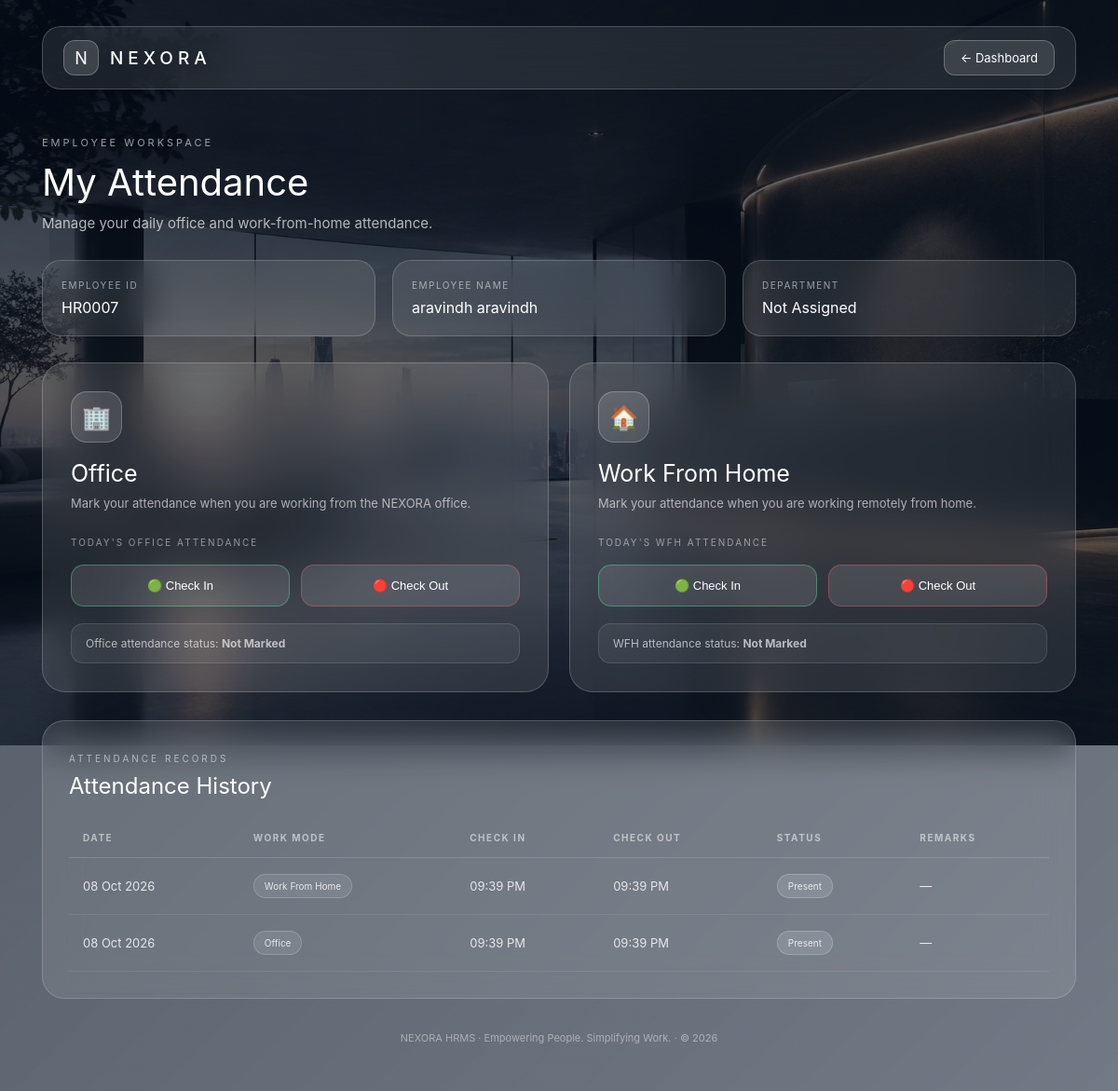
Page /attendance/ (signed in) on the committed database.
### employees/models.py (models this page shows, shortened)
class EmployeeProfile(models.Model):
    APPROVAL_STATUS_CHOICES = (
        ("pending", "Pending Approval"),
        ("approved", "Approved"),
        ("rejected", "Rejected"),
    )
    GENDER_CHOICES = (
        ("male", "Male"),
        ("female", "Female"),
        ("other", "Other"),
    )
    user = models.OneToOneField(
        settings.AUTH_USER_MODEL,
        on_delete=models.CASCADE,
        related_name="employee_profile",
    )
    approval_status = models.CharField(
        max_length=20,
        choices=APPROVAL_STATUS_CHOICES,
        default="pending",
    )
    approved_by = models.CharField(
        max_length=150,
        blank=True,
        null=True,
    )
    rejected_by = models.CharField(
        max_length=150,
        blank=True,
        null=True,
    )
    department = models.ForeignKey(
        "departments.Department",
        on_delete=models.SET_NULL,
        null=True,
        blank=True,
        related_name="employees",
    )
    employee_id = models.CharField(
        max_length=20,
        unique=True,
    )
    designation = models.CharField(
        max_length=100,
    )
    gender = models.CharField(
        max_length=10,
        choices=GENDER_CHOICES,
        blank=True,
    )
    date_of_birth = models.DateField(
        null=True,
        blank=True,
    )
    address = models.TextField(
        blank=True,
    )
    joining_date = models.DateField()
    salary = models.DecimalField(
        max_digits=10,
        decimal_places=2,
        default=0,
    )
    created_at = models.DateTimeField(
        auto_now_add=True,
    )

### accounts/models.py (models this page shows, shortened)
class User(AbstractUser):
    ROLE_CHOICES = (
        ('employee', 'Employee'),
        ('hr', 'HR'),
        ('manager', 'Manager'),
    )
    role = models.CharField(
        max_length=20,
        choices=ROLE_CHOICES,
        default='employee'
    )
    email = models.EmailField(
        unique=True
    )
    phone = models.CharField(
        max_length=15,
        blank=True
    )
    created_at = models.DateTimeField(
        auto_now_add=True
    )

### attendance/models.py (models this page shows, shortened)
class Attendance(models.Model):
    STATUS_CHOICES = (
        ('present', 'Present'),
        ('absent', 'Absent'),
        ('half_day', 'Half Day'),
        ('leave', 'Leave'),
    )
    WORK_MODE_CHOICES = (
        ('office', 'Office'),
        ('wfh', 'Work From Home'),
    )
    employee = models.ForeignKey(
        'employees.EmployeeProfile',
        on_delete=models.CASCADE,
        related_name='attendance_records'
    )
    date = models.DateField()
    check_in = models.TimeField(
        null=True,
        blank=True
    )
    check_out = models.TimeField(
        null=True,
        blank=True
    )
    status = models.CharField(
        max_length=20,
        choices=STATUS_CHOICES,
        default='present'
    )
    work_mode = models.CharField(
        max_length=10,
        choices=WORK_MODE_CHOICES,
        default='office'
    )
    remarks = models.TextField(
        blank=True
    )
    created_at = models.DateTimeField(
        auto_now_add=True
    )
    class Meta:
        constraints = [
            models.UniqueConstraint(
                fields=['employee', 'date', 'work_mode'],
                name='unique_employee_date_work_mode'
            )
        ]
        ordering = ['-date', '-check_in']

### attendance/views.py (the view)
@login_required
def employee_attendance(request):
    employee = EmployeeProfile.objects.filter(
        user=request.user
    ).first()
    attendance_records = []
    if employee:
        attendance_records = Attendance.objects.filter(
            employee=employee
        ).order_by('-date', '-check_in')
    context = {
        'employee': employee,
        'attendance_records': attendance_records,
    }
    return render(
        request,
        'attendance/employee_attendance.html',
        context
    )

### templates/attendance/employee_attendance.html (shortened to what this page needs)
{% load static %}
<!DOCTYPE html>
<html lang="en">
<head>
</head>
<body>
    <div class="background"></div>
    <div class="background-overlay"></div>
    <div class="container">
        <header class="navbar">
            <a
                href="{% url 'employee_dashboard' %}"
                class="brand"
            >
                <div class="brand-symbol">
                    N
                </div>
                <div class="brand-name">
                    NEXORA
                </div>
            </a>
            <a
                href="{% url 'employee_dashboard' %}"
                class="back-button"
            >
                ← Dashboard
            </a>
        </header>
        <section class="page-header">
            <span>
                EMPLOYEE WORKSPACE
            </span>
            <h1>
                My Attendance
            </h1>
            <p>
                Manage your daily office and work-from-home attendance.
            </p>
        </section>
        <section class="employee-info">
            <div class="info-card">
                <span>
                    EMPLOYEE ID
                </span>
                <strong>
                    {% if employee %}
                        {{ employee.employee_id }}
                    {% else %}
                        —
                    {% endif %}
                </strong>
            </div>
            <div class="info-card">
                <span>
                    EMPLOYEE NAME
                </span>
                <strong>
                    {% if employee %}
                        {{ employee.user.get_full_name|default:employee.user.username }}
                    {% else %}
                        —
                    {% endif %}
                </strong>
            </div>
            <div class="info-card">
                <span>
                    DEPARTMENT
                </span>
                <strong>
                    {% if employee and employee.department %}
                        {{ employee.department.name }}
                    {% else %}
                        Not Assigned
                    {% endif %}
                </strong>
            </div>
        </section>
        <section class="attendance-grid">
            <div class="attendance-card">
                <div class="attendance-icon">
                    🏢
                </div>
                <h2>
                    Office
                </h2>
                <p>
                    Mark your attendance when you are
                    working from the NEXORA office.
                </p>
                <div class="today-label">
                    TODAY'S OFFICE ATTENDANCE
                </div>
                <div class="attendance-buttons">
                    <button
                        type="button"
                        class="attendance-button check-in"
                        onclick="alert('Office Check In will be connected next.')"
                    >
                        🟢 Check In
                    </button>
                    <button
                        type="button"
                        class="attendance-button check-out"
                        onclick="alert('Office Check Out will be connected next.')"
                    >
                        🔴 Check Out
                    </button>
                </div>
                <div class="current-status">
                    Office attendance status:
                    <strong>Not Marked</strong>
                </div>
            </div>
            <div class="attendance-card">
                <div class="attendance-icon">
                    🏠
                </div>
                <h2>
                    Work From Home
                </h2>
                <p>
                    Mark your attendance when you are
                    working remotely from home.
                </p>
                <div class="today-label">
                    TODAY'S WFH ATTENDANCE
                </div>
                <div class="attendance-buttons">
                    <button
                        type="button"
                        class="attendance-button check-in"
                        onclick="alert('WFH Check In will be connected next.')"
                    >
                        🟢 Check In
                    </button>
                    <button
                        type="button"
                        class="attendance-button check-out"
                        onclick="alert('WFH Check Out will be connected next.')"
                    >
                        🔴 Check Out
                    </button>
                </div>
                <div class="current-status">
                    WFH attendance status:
                    <strong>Not Marked</strong>
                </div>
            </div>
        </section>
        <section class="history-card">
            <div class="history-title">
                <span>
                    ATTENDANCE RECORDS
                </span>
                <h2>
                    Attendance History
                </h2>
            </div>
            {% if attendance_records %}
                <div class="table-wrapper">
                    <table>
                        <thead>
                            <tr>
                                <th>
                                    DATE
                                </th>
                                <th>
                                    WORK MODE
                                </th>
                                <th>
                                    CHECK IN
                                </th>
                                <th>
                                    CHECK OUT
                                </th>
                                <th>
                                    STATUS
                                </th>
                                <th>
                                    REMARKS
                                </th>
                            </tr>
                        </thead>
                        <tbody>
                            {% for attendance in attendance_records %}
                                <tr>
                                    <td>
                                        {{ attendance.date|date:"d M Y" }}
                                    </td>
                                    <td>
                                        <span class="work-mode">
                                            {{ attendance.get_work_mode_display }}
                                        </span>
                                    </td>
                                    <td>
                                        {% if attendance.check_in %}
                                            {{ attendance.check_in|time:"h:i A" }}
                                        {% else %}
                                            —
                                        {% endif %}
                                    </td>
                                    <td>
                                        {% if attendance.check_out %}
                                            {{ attendance.check_out|time:"h:i A" }}
                                        {% else %}
                                            —
                                        {% endif %}
                                    </td>
                                    <td>
                                        <span class="status">
                                            {{ attendance.get_status_display }}
                                        </span>
                                    </td>
                                    <td>
                                        {% if attendance.remarks %}
                                            {{ attendance.remarks }}
                                        {% else %}
                                            —
                                        {% endif %}
                                    </td>
                                </tr>
                            {% endfor %}
                        </tbody>
                    </table>
                </div>
            {% endif %}
        </section>
        <footer class="footer">
            NEXORA HRMS
            ·
            Empowering People. Simplifying Work.
            ·
            © 2026
        </footer>
    </div>
</body>
</html>

### rows in the picture
EmployeeProfile: employee_id "HR0007", user.get_full_name "aravindh aravindh"
Attendance: date "08 Oct 2026", work_mode "Work From Home", check_in "09:39 PM", check_out "09:39 PM", status "Present"
Attendance: date "08 Oct 2026", work_mode "Office", check_in "09:39 PM", check_out "09:39 PM", status "Present"
